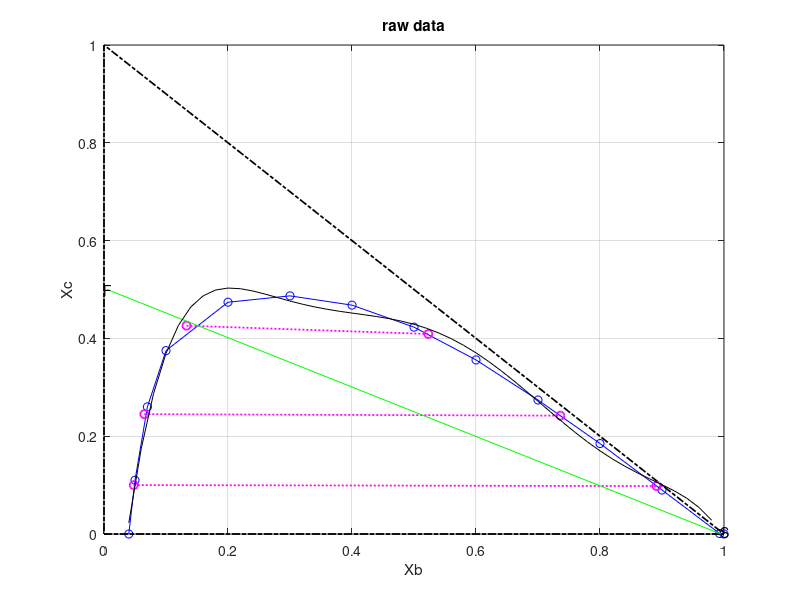

The MATLAB source for this figure: (Note: this script raises an error after producing the figure.)
clc;
clear;
B = [0.04 0.05 0.07 0.1 0.2 0.3 0.4 0.5 0.6 0.7 0.8 0.9 0.993 1];
C = [0 0.11 0.26 0.375 0.474 0.487 0.468 0.423 0.356 0.274 0.185 0.09 0.001 0];
A = 1 - B - C;

figure(1)
plot(B,C,'bo-');grid on;
hold on;

plot([0 1 0 0],[0 0 1 0], 'k-.', 'linewidth',1.25);
xlabel('Xb');ylabel('Xc');
title('raw data');

tiexc = [0.1 0.245 0.426];
tiexb = [0.048 0.065 0.133];
tieyc = [0.098 0.242 0.409];
tieyb = [0.891 0.736 0.523];

%% Plotting the tie lines
for i = 1:length(tiexc)
plot([tiexb(i) tieyb(i)], [tiexc(i) tieyc(i)],'mo:','linewidth',1.25);
end

%% Slopes of the tie lines 
tie_slope = zeros(1,length(tiexc));
for i = 1:length(tiexc)
tie_slope(i) = (tieyc(i) - tiexc(i))/(tieyb(i) - tiexb(i));
end

%% Draw the feed line (FS line)
F = [0, 0.5];
S = [0.995, 0.005];
plot(S,F,'g','linewidth',0.35)
text(0, 0.5,'F');
text(0.995, 0.005,'S');

p1 = polyfit(B,C,6);
X_=0.04001:0.02:1;
f1 = polyval(p1,X_);
plot(X_,f1,'black')

xbf = 0;
xcf = 0.5;
xc_in_feed=xcf;

%%RN completed
filename = 'Counter.xlsx';
if exist(filename, 'file') == 0
    headers = {'Feed', '%C_removed', 'Stages'};
    xlswrite(filename, headers, 'Sheet1', 'A1');
end

disp('Data has been written to the Excel file.');
for F=800:10:1200 
    disp(F);
    Feed = F;
    S=F;
    for Rnx=0.0401:0.0008:0.066     
        Rny = polyval(p1,Rnx); %x in raffinate at nth stage 
        %finding Mx,My points
        M = F + S;
        ycs = Rny;
        ybs = 1-Rny;
        My = (F*xcf + S*ycs)/M; % x coordinate of the mixture point
        Mx = (F*xbf + S*ybs)/M; % y coordinate of the mixture point
        text(Mx,  My,'M');
        
        % drawing the line RnM
        plot([Rnx, Mx], [Rny, My], 'o'); 
        hold on;
        m = (My - Rny) / (Mx - Rnx);% Calculate the slope (m) and y-intercept (b) of the line y = mx + b
        b = Rny - m * Rnx;
        x_val = linspace(Rnx, 1, 100); 
        y_val = m * x_val + b;
        plot(x_val, y_val, 'r');
        
        %find intercept of RnM and LLE curve to get E point
        % Extract 
        syms x y;
        [ybe1,yce1] = vpasolve([y == poly2sym(p1), y == m * x + b],[x,y],[.5 1;0 .7]); %range=[x1 x2;y1 y2]
        text(ybe1,  yce1,'E');
        
        %Finding FE and RnS lines
        %for FE line F(xbf,xcf) E(ybe,yce)
        m2 = (yce1 - xcf) / (ybe1 - xbf);
        b2 = xcf - m2 * xbf; %intercept
        x_val2 = linspace(0, 1.8, 200); 
        y_val2 = m2 * x_val2 + b2;
        plot(x_val2, y_val2, 'b');
        %for RnS line Rn(xbn,xcn)(Rnx,Rny) S(ybs,ycs)
        m3 = (ycs - Rny) / (ybs - Rnx);
        b3 = Rny - m3 * Rnx;
        x_val3 = linspace(0, 1.8, 200); 
        y_val3 = m3 * x_val3 + b3;
        plot(x_val3, y_val3, 'b'); 
        
        
        %Finding delta point by solving FE and RnS lines
        syms x y;
        eq1 = y == m2*x + b2;
        eq2 = y == m3*x + b3;
        [Px, Py] = solve([eq1, eq2], [x, y]);
        text(Px,  Py,'P');
        
        
        %after gettig E1 we calculate R1(using tie) and then E2(using R1P line) and so on..
        stages=200;
        xbr = ones(1,stages);xcr = ones(1,stages);
        ybe = ones(1,stages);yce = ones(1,stages);
        yce(1)=yce1;ybe(1)=ybe1;
        syms x y
        %Finding the R1 point by using tie line
        %find eqation of tieline
        ii=1;
        for i=1:stages
            if (0 < yce(i)) && (yce(i) <= 0.098) %setting <yce >yce condition by using graph 
            slope = 0 + (yce(i) - 0) * 0 / 0.098; % 0 
            elseif (0.098 < yce(i)) && (yce(i) <= 0.249)
            slope = tie_slope(1) + (yce(i) - 0.098) * (tie_slope(2) - tie_slope(1)) / (0.249 - 0.098);
            elseif (0.249 < yce(i)) && (yce(i) <= 0.409)
            slope = tie_slope(2) + (yce(i) - 0.249) * (tie_slope(3) - tie_slope(2)) / (0.409 - 0.249);
            end
            
            x_vals = linspace(0, ybe(i), 10);
            y_vals = slope * (x_vals - ybe(i) ) + yce(i);
            intercept = (yce(i) - slope * ybe(i)); %y at x_vals=0
            plot(x_vals, y_vals, 'r', 'linewidth', .05);
            
            %find equation R1 point by intercection of tie line and LLE curve
            syms x y;
            [xbr(i),xcr(i)] = vpasolve([y == poly2sym(p1), y == slope * x + intercept],[x,y],[0 .5;0 .7]); %range=[x1 x2;y1 y2]
            text(xbr(i),xcr(i),['R', num2str(i)]);
            
            %find R1P line and find point E2 by intersection of LLE & R1P
            %lineR1P   R1(xbr1,xcr1) P(Px,Py)
            m4 = (Py - xcr(i)) / (Px - xbr(i));
            b4 = xcr(i) - m4 * xbr(i);
            x_val4 = linspace(0, Px, 200); 
            y_val4 = m4 * x_val4 + b4;
            plot(x_val4, y_val4, 'b'); 
            %find intercept of R1P and LLE curve to get E2 point 
            [ybe(i+1),yce(i+1)] = vpasolve([y == poly2sym(p1), y == m4 * x + b4],[x,y],[.5 1;0 .7]); %range=[x1 x2;y1 y2]
            text(ybe(i+1),  yce(i+1),['E', num2str(i+1)]);
    
            %break if Rny occurs
            if xcr(i)<= Rny
                solute_removed_pr = ( (xc_in_feed-Rny) /xc_in_feed) * 100;
                existing_data = xlsread(filename);
                next_row = size(existing_data, 1) + 1;
                data = [Feed, solute_removed_pr,ii'];
                xlswrite(filename, data, 'Sheet1', ['A' num2str(next_row)]);
                break;
            end
               
        ii=ii+1;
        end
        
    end%Rn loop end
end%Floop end



%to find number of stages need to plot graph of conc oc c in raffinate atevery stage
figure(2)
plot(xcr, '-bo');
xlabel("Number of stages");
ylabel("Solute Fraction in raffinate");
title("Solute Fraction vs no of stages");

disp("from the graph 0.04 fraction of c remain in raffinat after 10 stages")
